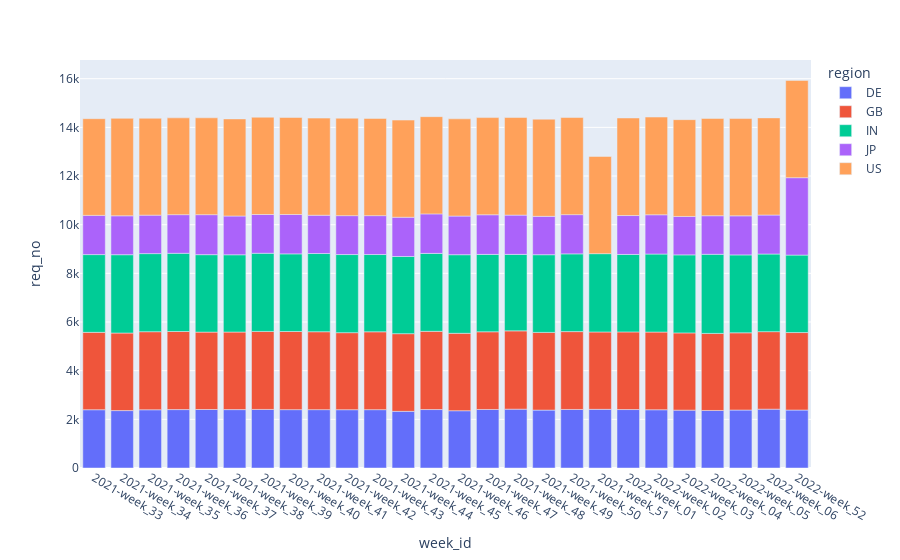

The cell this chart's notebook holds for it:
### Code cell
req_no_plot = px.bar(req_no, x="week_id", y="req_no", color='region')
req_no_plot.show()

### Figure 1 — Plotly figure (JSON) as saved in the notebook; plotly's stock layout.template omitted (floating-point values rounded to 4 significant figures)
{"data": [{"alignmentgroup": "True", "hovertemplate": "region=DE<br>week_id=%{x}<br>req_no=%{y}<extra></extra>", "legendgroup": "DE", "marker": {"color": "#636efa", "pattern": {"shape": ""}}, "name": "DE", "offsetgroup": "DE", "orientation": "v", "showlegend": true, "textposition": "auto", "type": "bar", "x": ["2021-week_33", "2021-week_34", "2021-week_35", "2021-week_36", "2021-week_37", "2021-week_38", "2021-week_39", "2021-week_40", "2021-week_41", "2021-week_42", "2021-week_43", "2021-week_44", "2021-week_45", "2021-week_46", "2021-week_47", "2021-week_48", "2021-week_49", "2021-week_50", "2021-week_51", "2022-week_01", "2022-week_02", "2022-week_03", "2022-week_04", "2022-week_05", "2022-week_06", "2022-week_52"], "xaxis": "x", "y": [2395, 2360, 2393, 2401, 2404, 2400, 2407, 2399, 2399, 2396, 2398, 2329, 2402, 2354, 2405, 2418, 2379, 2406, 2411, 2402, 2394, 2378, 2365, 2382, 2418, 2382], "yaxis": "y"}, {"alignmentgroup": "True", "hovertemplate": "region=GB<br>week_id=%{x}<br>req_no=%{y}<extra></extra>", "legendgroup": "GB", "marker": {"color": "#EF553B", "pattern": {"shape": ""}}, "name": "GB", "offsetgroup": "GB", "orientation": "v", "showlegend": true, "textposition": "auto", "type": "bar", "x": ["2021-week_33", "2021-week_34", "2021-week_35", "2021-week_36", "2021-week_37", "2021-week_38", "2021-week_39", "2021-week_40", "2021-week_41", "2021-week_42", "2021-week_43", "2021-week_44", "2021-week_45", "2021-week_46", "2021-week_47", "2021-week_48", "2021-week_49", "2021-week_50", "2021-week_51", "2022-week_01", "2022-week_02", "2022-week_03", "2022-week_04", "2022-week_05", "2022-week_06", "2022-week_52"], "xaxis": "x", "y": [3180, 3187, 3209, 3209, 3181, 3188, 3206, 3211, 3202, 3166, 3200, 3192, 3215, 3182, 3194, 3218, 3194, 3200, 3180, 3191, 3193, 3175, 3166, 3174, 3186, 3185], "yaxis": "y"}, {"alignmentgroup": "True", "hovertemplate": "region=IN<br>week_id=%{x}<br>req_no=%{y}<extra></extra>", "legendgroup": "IN", "marker": {"color": "#00cc96", "pattern": {"shape": ""}}, "name": "IN", "offsetgroup": "IN", "orientation": "v", "showlegend": true, "textposition": "auto", "type": "bar", "x": ["2021-week_33", "2021-week_34", "2021-week_35", "2021-week_36", "2021-week_37", "2021-week_38", "2021-week_39", "2021-week_40", "2021-week_41", "2021-week_42", "2021-week_43", "2021-week_44", "2021-week_45", "2021-week_46", "2021-week_47", "2021-week_48", "2021-week_49", "2021-week_50", "2021-week_51", "2022-week_01", "2022-week_02", "2022-week_03", "2022-week_04", "2022-week_05", "2022-week_06", "2022-week_52"], "xaxis": "x", "y": [3196, 3219, 3209, 3213, 3183, 3175, 3212, 3191, 3214, 3211, 3176, 3172, 3202, 3230, 3179, 3143, 3193, 3195, 3218, 3184, 3206, 3207, 3251, 3202, 3190, 3183], "yaxis": "y"}, {"alignmentgroup": "True", "hovertemplate": "region=JP<br>week_id=%{x}<br>req_no=%{y}<extra></extra>", "legendgroup": "JP", "marker": {"color": "#ab63fa", "pattern": {"shape": ""}}, "name": "JP", "offsetgroup": "JP", "orientation": "v", "showlegend": true, "textposition": "auto", "type": "bar", "x": ["2021-week_33", "2021-week_34", "2021-week_35", "2021-week_36", "2021-week_37", "2021-week_38", "2021-week_39", "2021-week_40", "2021-week_41", "2021-week_42", "2021-week_43", "2021-week_44", "2021-week_45", "2021-week_46", "2021-week_47", "2021-week_48", "2021-week_49", "2021-week_50", "2022-week_01", "2022-week_02", "2022-week_03", "2022-week_04", "2022-week_05", "2022-week_06", "2022-week_52"], "xaxis": "x", "y": [1611, 1599, 1580, 1589, 1644, 1594, 1593, 1618, 1573, 1599, 1598, 1613, 1625, 1589, 1630, 1615, 1577, 1612, 1599, 1614, 1578, 1586, 1606, 1603, 3182], "yaxis": "y"}, {"alignmentgroup": "True", "hovertemplate": "region=US<br>week_id=%{x}<br>req_no=%{y}<extra></extra>", "legendgroup": "US", "marker": {"color": "#FFA15A", "pattern": {"shape": ""}}, "name": "US", "offsetgroup": "US", "orientation": "v", "showlegend": true, "textposition": "auto", "type": "bar", "x": ["2021-week_33", "2021-week_34", "2021-week_35", "2021-week_36", "2021-week_37", "2021-week_38", "2021-week_39", "2021-week_40", "2021-week_41", "2021-week_42", "2021-week_43", "2021-week_44", "2021-week_45", "2021-week_46", "2021-week_47", "2021-week_48", "2021-week_49", "2021-week_50", "2021-week_51", "2022-week_01", "2022-week_02", "2022-week_03", "2022-week_04", "2022-week_05", "2022-week_06", "2022-week_52"], "xaxis": "x", "y": [3974, 4006, 3982, 3978, 3980, 3990, 3998, 3987, 3992, 4004, 3995, 3993, 3996, 3995, 3994, 4010, 3994, 3991, 3996, 4009, 4016, 3979, 3999, 3998, 3992, 3998], "yaxis": "y"}], "layout": {"autosize": true, "barmode": "relative", "legend": {"title": {"text": "region"}, "tracegroupgap": 0}, "margin": {"t": 60}, "xaxis": {"anchor": "y", "autorange": true, "domain": [0, 1], "range": [-0.5, 25.5], "title": {"text": "week_id"}, "type": "category"}, "yaxis": {"anchor": "x", "autorange": true, "domain": [0, 1], "range": [0, 16770.0], "title": {"text": "req_no"}, "type": "linear"}}}
